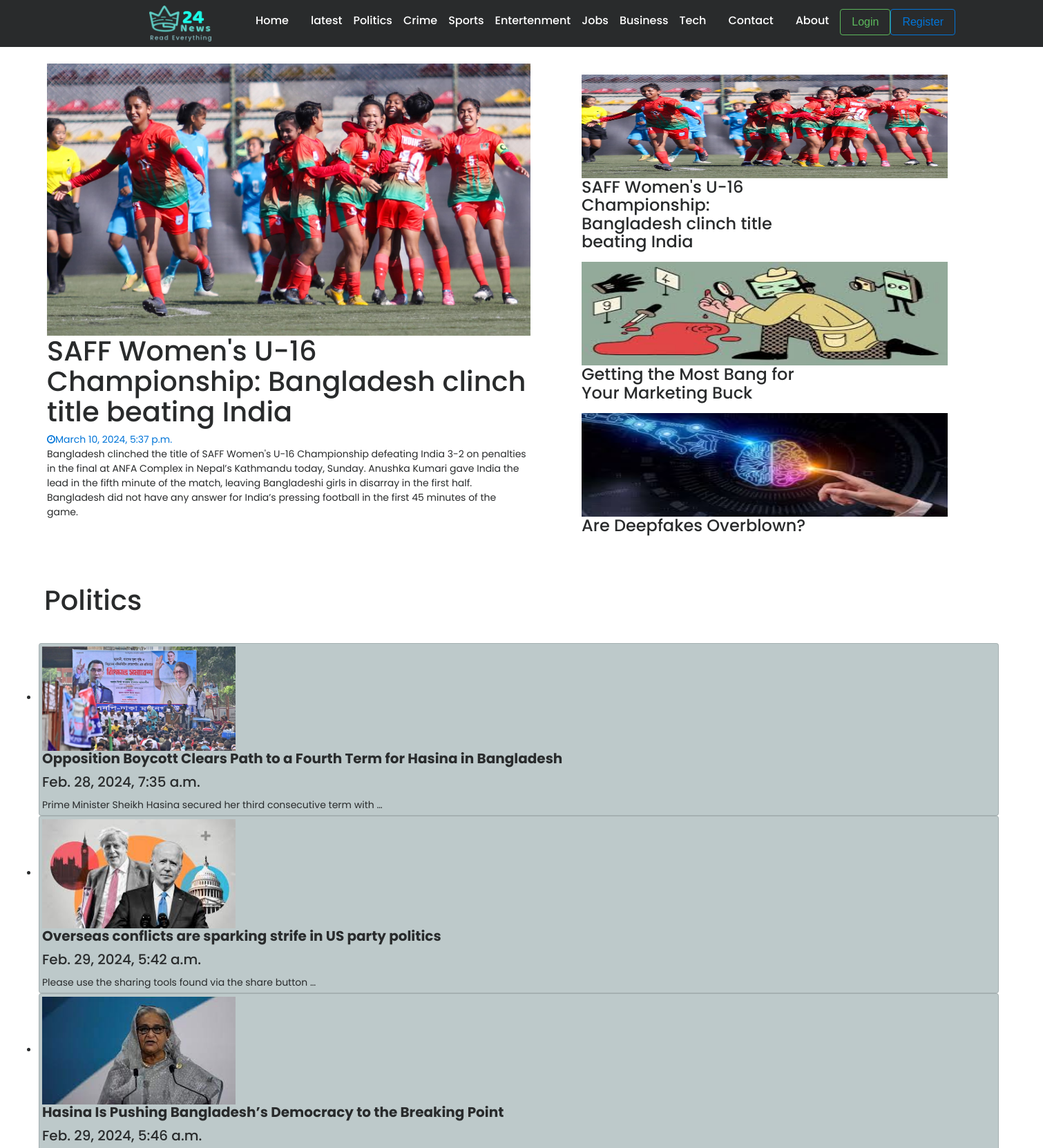
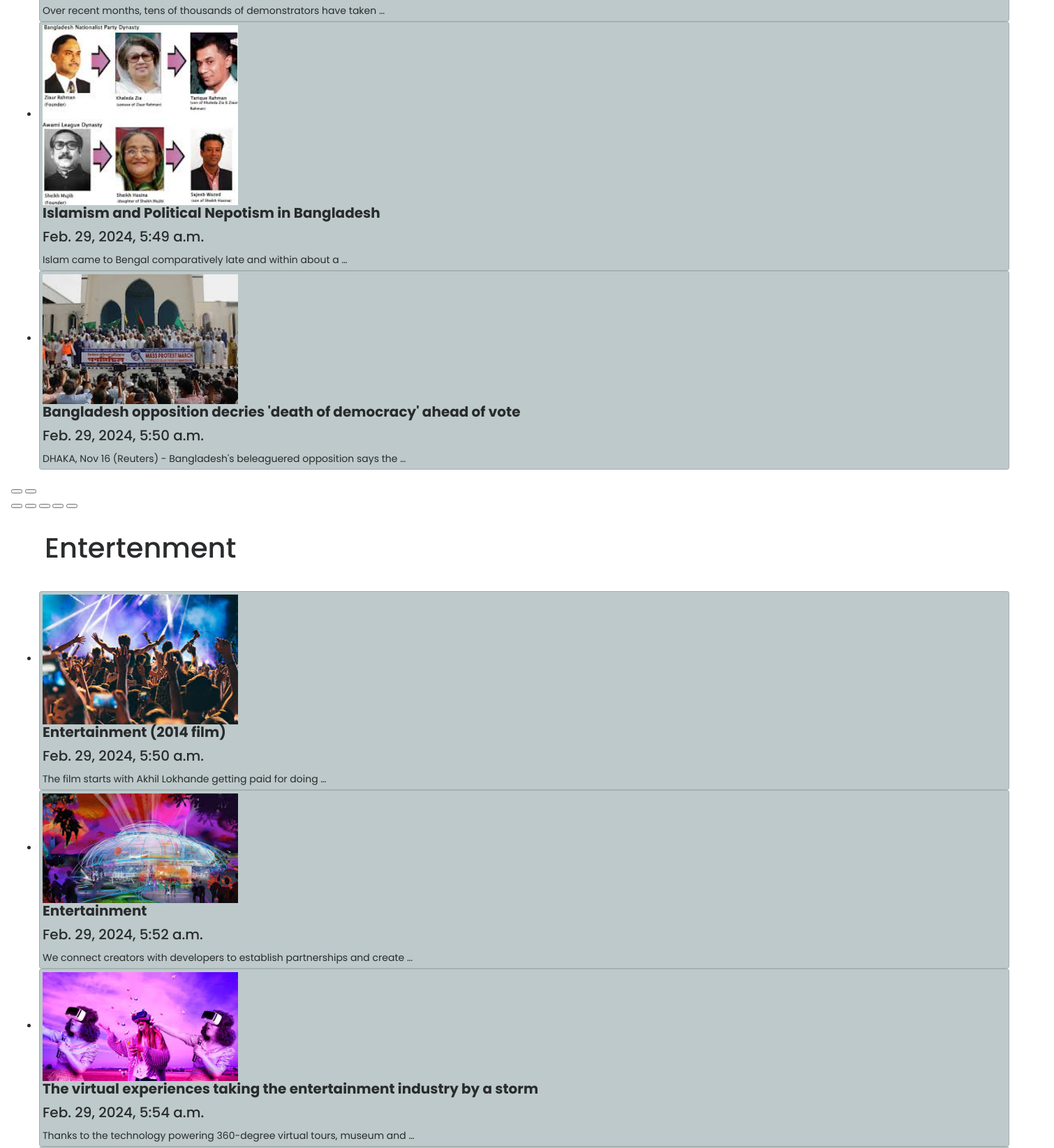
The page / (upper part) on the database its author committed (2 pictures, top to bottom).
### post/models.py (models this page shows, shortened)
class Categories(models.Model):
    name=models.CharField(max_length=20)
    slug=models.SlugField(max_length=20)

class Article(models.Model):
    author=models.ForeignKey(User,on_delete=models.CASCADE)
    headline = models.CharField(max_length=200)
    image = models.ImageField(upload_to = 'images/')
    body = models.TextField()
    category = models.ManyToManyField(Categories)
    publishing_time = models.DateTimeField(default=timezone.now)

### news24_alltime/views.py (the view)
# urls.py: path('', views.home, name='home'),
def home(request, category_slug=None):
    data = Article.objects.all()
    if category_slug is not None:
        category = Categories.objects.get(slug=category_slug)
        data = Article.objects.filter(category =category)
    categories = Categories.objects.all()
    latest_posts = data.order_by('-publishing_time')[:3]
    return render(request, 'index.html', {'data': data, 'category': categories, 'latest_posts': latest_posts})

### templates/index.html (shortened to what this page needs)
{% extends "base.html" %} {% block head_title %}News24 Alltimes{% endblock %} {% block content %}
<div class="font-container" style="width: 100%; max-width: 1500px; margin: 0 auto;">
    <div class="body-container ml-5 mt-4">
        <div class="container-fluid padding mb-5">
            <div class="row justify-content-center">
                <div class="col-md-6 col-12 paddding animate-box" data-animate-effect="fadeIn">
                    <div class="fh5co_suceefh5co_height">
                        {% if data %} {% with latest_post=data.last %}
                        <img style="width:700px;" src="{{ latest_post.image.url }}" alt="img" />
                        <h1><a target="_blank" href="{% url 'details' latest_post.id %}" class="text-decoration-none text-gray-dark">{{ latest_post.headline }}</a></h1>
                        <div class="fh5co_suceefh5co_height_position_absolute_font">
                            <div>
                                <a href="#" class="color_fff"> <i class="fa fa-clock-o"></i>{{ latest_post.publishing_time }}</a>
                            </div>
                            <div>
                                <p class="text-gray-dark">{{ latest_post.body }}</p>
                            </div>
                        </div>
                        {% endwith %} {% else %}
                        <p>No posts available.</p>
                        {% endif %}
                    </div>
                </div>
                <div class="col-md-6">
                    <div class="row">
                        <div class="col-md-6 col-6 ml-5 paddding animate-box" data-animate-effect="fadeIn">
                            <div class="fh5co_suceefh5co_height_2">
                                {% if data %} {% for post in latest_posts %}
                                <div class="box-container mt-3">
                                    <img style="width:530px; height: 150px;" src="{{ post.image.url }}" alt="img" />
                                    <h4><a target="_blank" href="{% url 'details' post.id %}" class="text-decoration-none text-gray-dark">{{ post.headline }}</a></h4>
                                </div>
                                {% endfor %} {% else %}
                                <p>No posts available.</p>
                                {% endif %}
                            </div>
                        </div>
                    </div>
                </div>
            </div>
        </div>
    </div>
</div>
<div class="d-flex p-2 m-auto">
    {% if category.1 %}
    <div class="category p-2 ml-5 ">
        <h1><a href="{% url 'category_wise_post' category.0.slug %}" class="text-decoration-none font-50 text-gray-dark">{{ category.1.name }}</a>  </div>
    {% endif %}
</div>
<div class="service-container p-3 justify-content-center mr-5 ">
    <div class="swiffy-slider slider-item-show4 slider-item-reveal slider-nav-outside slider-nav-round slider-nav-visible slider-indicators-outside slider-indicators-round slider-indicators-dark slider-nav-animation slider-nav-animation-fadein slider-item-last-visible">
        <ul id="service-container" class="slider-container">
            {% if category.1 %} {% for post in category.1.article_set.all %}
            <li class="slide-visible ">
                <div style="background-color: #bdc9ca;" class="card shadow h-100 p-1 ">
                    <div class="ratio ratio-16x9">
                        {% if post.image %}
                        <img style="width:280px;" src="{{ post.image.url }}" alt="img" /> {% endif %}
                    </div>
                    <div class="card-body ">
                        <h5 class="card-title"><a target="_blank" href="{% url 'details' post.id %}" class="text-decoration-none text-gray-dark font-weight-bold ">{{ post.headline }}</a></h5>
                        <h5 class="card-title">{{ post.publishing_time }}</h5>
                        <p class="card-text  ">{{ post.body|truncatewords:10 }}</p>
                    </div>
                </div>
            </li>
            {% endfor %} {% endif %}
        </ul>
        <button type="button" class="slider-nav" aria-label="Go left"></button>
        <button type="button" class="slider-nav slider-nav-next" aria-label="Go left"></button>
        <div class="slider-indicators">
            <button class="" aria-label="Go to slide"></button>
            <button aria-label="Go to slide"></button>
            <button aria-label="Go to slide"></button>
            <button aria-label="Go to slide"></button>
            <button aria-label="Go to slide" class="active"></button>
        </div>
    </div>
</div>
<div class="d-flex p-2 m-auto">
    {% if category.4 %}
    <div class="category p-2 ml-5 ">
        <h1><a href="{% url 'category_wise_post' category.0.slug %}" class="text-decoration-none font-50 text-gray-dark">{{ category.4.name }}</a>  </div>
    {% endif %}
</div>
<div class="service-container p-3 justify-content-center mr-5 ">
    <div class="swiffy-slider slider-item-show4 slider-item-reveal slider-nav-outside slider-nav-round slider-nav-visible slider-indicators-outside slider-indicators-round slider-indicators-dark slider-nav-animation slider-nav-animation-fadein slider-item-last-visible">
        <ul id="service-container" class="slider-container">
            {% if category.4 %} {% for post in category.4.article_set.all %}
            <li class="slide-visible">
                <div style="background-color: #bdc9ca;" class="card shadow h-100  p-1">
                    <div class="ratio ratio-16x9">
                        {% if post.image %}
                        <img style="width:280px;" src="{{ post.image.url }}" alt="img" /> {% endif %}
                    </div>
                    <div class="card-body ">
                        <h5 class="card-title"><a target="_blank" href="{% url 'details' post.id %}" class="text-decoration-none text-gray-dark font-weight-bold ">{{ post.headline }}</a></h5>
                        <h5 class="card-title">{{ post.publishing_time }}</h5>
                        <p class="card-text  ">{{ post.body|truncatewords:10 }}</p>
                    </div>
                </div>
            </li>
            {% endfor %} {% endif %}
        </ul>
    </div>
</div>
{% endblock %}

### templates/base.html (shortened to what this page needs)
<!DOCTYPE html>
{%load static%}
<html lang="en" class="no-js">
<head>
    <link href="{% static 'css/bootstrap.css' %}" rel="stylesheet" type="text/css" />
    <link href="https://maxcdn.bootstrapcdn.com/font-awesome/4.7.0/css/font-awesome.min.css" rel="stylesheet">
    <link href="https://cdn.jsdelivr.net/npm/swiffy-slider@1.6.0/dist/css/swiffy-slider.min.css" rel="stylesheet">
</head>
<body style="background-color:#ffffff ;">
    <div class="container-fluid bg-inverse fh5co_padd_mediya padding_786 ">
        <div class="container padding_786">
            <nav class="navbar navbar-toggleable-md navbar-light ">
                <a href="{% url 'home' %}" class="mr-5">
                    <img style="width: 90px;" src="{% static 'final.png' %}" alt="">
                </a>
                <div class="collapse navbar-collapse" id="navbarSupportedContent">
                    <h6><a class="nav-link text-white" href="{% url 'home' %}">Home</a></h6>
                    <div class="category d-flex m-2">
                        {% for cat in category %}
                        <h6><a target="_blank" href="{% url 'home_category' cat.slug %}" class="text-decoration-none mt-4 p-2 text-white ga">{{ cat.name }}</a></h6> {% endfor %}
                    </div>
                </div>
                <h6><a class="nav-link text-white" href="{% url 'contact' %}">Contact</a></h6>
                <h6><a class="nav-link text-white" href="{% url 'about' %}">About</a></h6>
                <div class="button-container mb-1">
                    <form class="d-flex" role="search">
                        {% if user.is_authenticated %}
                        <div class="d-flex" role="search">
                            <button type="button" onclick="window.location.href='{% url 'profile'%}'" class="btn btn-outline-success text-white border-0">Profile</button>
                        </div>
                        <div class="d-flex" role="search">
                            <button type="button" onclick="window.location.href='{% url 'logout' %}'" class="btn btn-outline-danger ">Logout</button>
                        </div>
                        {% else %}
                        <div class="d-flex" role="search">
                            <button type="button" onclick="window.location.href='{% url 'login' %}'" class="btn btn-outline-success ">Login</button>
                            <button type="button" onclick="window.location.href='{% url 'register' %}'" class="btn btn-outline-primary ">Register</button>
                        </div>
                        {% endif %}
                    </form>
                </div>
            </nav>
        </div>
    </div>
    {%block content%} {% endblock %}
</body>
</html>

### rows shown on the page
Categories: name "latest"
Categories: name "Politics"
Categories: name "Crime"
Categories: name "Sports"
Categories: name "Entertenment"
Categories: name "Jobs"
Categories: name "Business"
Categories: name "Tech"
Article: image (picture), headline "SAFF Women's U-16 Championship: Bangladesh clinch title beating India", publishing_time "March 10, 2024, 5:37 p.m.", body "Bangladesh clinched the title of SAFF Women's U-16 Championship defeating India 3-2 on penalties in the final at ANFA Complex in Nepal’s Kathmandu today, Sunday. Anushka Kumari gave India the lead in the fifth minute of the match, leaving Bangladeshi girls in disarray in the first half. Bangladesh did not have any answer for India’s pressing football in the first 45 minutes of the game."
Article: image (picture), headline "Getting the Most Bang for Your Marketing Buck"
Article: image (picture), headline "Are Deepfakes Overblown?"
Article: image (picture), headline "Opposition Boycott Clears Path to a Fourth Term for Hasina in Bangladesh", publishing_time "Feb. 28, 2024, 7:35 a.m.", body "Prime Minister Sheikh Hasina secured her third consecutive term with …"
Article: image (picture), headline "Overseas conflicts are sparking strife in US party politics", publishing_time "Feb. 29, 2024, 5:42 a.m.", body "Please use the sharing tools found via the share button …"
Article: image (picture), headline "Hasina Is Pushing Bangladesh’s Democracy to the Breaking Point", publishing_time "Feb. 29, 2024, 5:46 a.m.", body "Over recent months, tens of thousands of demonstrators have taken …"
Article: image (picture), headline "Islamism and Political Nepotism in Bangladesh", publishing_time "Feb. 29, 2024, 5:49 a.m.", body "Islam came to Bengal comparatively late and within about a …"
Article: image (picture), headline "Bangladesh opposition decries 'death of democracy' ahead of vote", publishing_time "Feb. 29, 2024, 5:50 a.m.", body "DHAKA, Nov 16 (Reuters) - Bangladesh's beleaguered opposition says the …"
Article: image (picture), headline "Entertainment (2014 film)", publishing_time "Feb. 29, 2024, 5:50 a.m.", body "The film starts with Akhil Lokhande getting paid for doing …"
Article: image (picture), headline "Entertainment", publishing_time "Feb. 29, 2024, 5:52 a.m.", body "We connect creators with developers to establish partnerships and create …"
Article: image (picture), headline "The virtual experiences taking the entertainment industry by a storm", publishing_time "Feb. 29, 2024, 5:54 a.m.", body "Thanks to the technology powering 360-degree virtual tours, museum and …"
